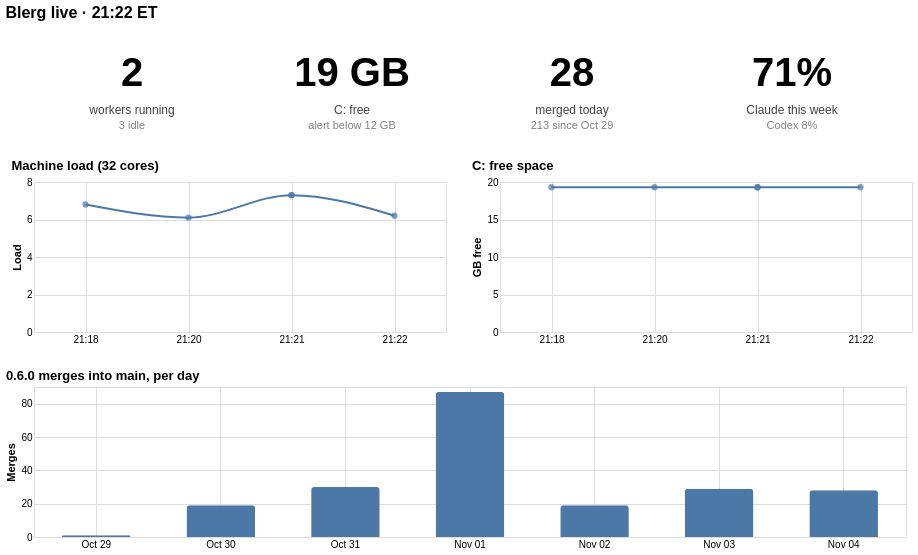

This figure's Vega-Lite source:
### Vega-Lite specification from a JSON file in a GitHub repository (floating-point values rounded to 4 significant figures)
{"$schema": "https://vega.github.io/schema/vega-lite/v5.json", "title": {"text": "Blerg live · 21:22 ET", "anchor": "start", "fontSize": 16}, "config": {"axis": {"grid": true, "domain": false, "ticks": false}, "concat": {"spacing": 24}}, "vconcat": [{"hconcat": [{"width": 196, "height": 110, "data": {"values": [{"v": "2", "l": "workers running", "s": "3 idle"}]}, "layer": [{"mark": {"type": "text", "fontSize": 40, "fontWeight": "bold", "dy": -6}, "encoding": {"text": {"field": "v", "type": "nominal"}}}, {"mark": {"type": "text", "fontSize": 12, "dy": 30, "opacity": 0.75}, "encoding": {"text": {"field": "l", "type": "nominal"}}}, {"mark": {"type": "text", "fontSize": 11, "dy": 46, "opacity": 0.5}, "encoding": {"text": {"field": "s", "type": "nominal"}}}]}, {"width": 196, "height": 110, "data": {"values": [{"v": "19 GB", "l": "C: free", "s": "alert below 12 GB"}]}, "layer": [{"mark": {"type": "text", "fontSize": 40, "fontWeight": "bold", "dy": -6}, "encoding": {"text": {"field": "v", "type": "nominal"}}}, {"mark": {"type": "text", "fontSize": 12, "dy": 30, "opacity": 0.75}, "encoding": {"text": {"field": "l", "type": "nominal"}}}, {"mark": {"type": "text", "fontSize": 11, "dy": 46, "opacity": 0.5}, "encoding": {"text": {"field": "s", "type": "nominal"}}}]}, {"width": 196, "height": 110, "data": {"values": [{"v": "28", "l": "merged today", "s": "213 since Oct 29"}]}, "layer": [{"mark": {"type": "text", "fontSize": 40, "fontWeight": "bold", "dy": -6}, "encoding": {"text": {"field": "v", "type": "nominal"}}}, {"mark": {"type": "text", "fontSize": 12, "dy": 30, "opacity": 0.75}, "encoding": {"text": {"field": "l", "type": "nominal"}}}, {"mark": {"type": "text", "fontSize": 11, "dy": 46, "opacity": 0.5}, "encoding": {"text": {"field": "s", "type": "nominal"}}}]}, {"width": 196, "height": 110, "data": {"values": [{"v": "71%", "l": "Claude this week", "s": "Codex 8%"}]}, "layer": [{"mark": {"type": "text", "fontSize": 40, "fontWeight": "bold", "dy": -6}, "encoding": {"text": {"field": "v", "type": "nominal"}}}, {"mark": {"type": "text", "fontSize": 12, "dy": 30, "opacity": 0.75}, "encoding": {"text": {"field": "l", "type": "nominal"}}}, {"mark": {"type": "text", "fontSize": 11, "dy": 46, "opacity": 0.5}, "encoding": {"text": {"field": "s", "type": "nominal"}}}]}]}, {"hconcat": [{"title": {"text": "Machine load (32 cores)", "fontSize": 13, "anchor": "start"}, "width": 412, "height": 150, "data": {"values": [{"t": "21:18", "load": 6.8, "free": 19.3}, {"t": "21:20", "load": 6.1, "free": 19.3}, {"t": "21:21", "load": 7.3, "free": 19.3}, {"t": "21:21", "load": 7.3, "free": 19.3}, {"t": "21:22", "load": 6.2, "free": 19.3}]}, "layer": [{"mark": {"type": "line", "interpolate": "monotone"}, "encoding": {"x": {"field": "t", "type": "ordinal", "title": null, "axis": {"labelAngle": 0, "labelOverlap": true}}, "y": {"field": "load", "type": "quantitative", "title": "Load", "scale": {"zero": true}}}}, {"mark": {"type": "point", "filled": true, "size": 40}, "encoding": {"x": {"field": "t", "type": "ordinal"}, "y": {"field": "load", "type": "quantitative"}, "tooltip": [{"field": "t", "type": "ordinal", "title": "Time (ET)"}, {"field": "load", "type": "quantitative", "title": "Load"}]}}]}, {"title": {"text": "C: free space", "fontSize": 13, "anchor": "start"}, "width": 412, "height": 150, "data": {"values": [{"t": "21:18", "load": 6.8, "free": 19.3}, {"t": "21:20", "load": 6.1, "free": 19.3}, {"t": "21:21", "load": 7.3, "free": 19.3}, {"t": "21:21", "load": 7.3, "free": 19.3}, {"t": "21:22", "load": 6.2, "free": 19.3}]}, "layer": [{"mark": {"type": "line", "interpolate": "monotone"}, "encoding": {"x": {"field": "t", "type": "ordinal", "title": null, "axis": {"labelAngle": 0, "labelOverlap": true}}, "y": {"field": "free", "type": "quantitative", "title": "GB free", "scale": {"zero": true}}}}, {"mark": {"type": "point", "filled": true, "size": 40}, "encoding": {"x": {"field": "t", "type": "ordinal"}, "y": {"field": "free", "type": "quantitative"}, "tooltip": [{"field": "t", "type": "ordinal", "title": "Time (ET)"}, {"field": "free", "type": "quantitative", "title": "GB free"}]}}]}]}, {"title": {"text": "0.6.0 merges into main, per day", "fontSize": 13, "anchor": "start"}, "width": 872, "height": 150, "data": {"values": [{"day": "Oct 29", "merges": 1}, {"day": "Oct 30", "merges": 19}, {"day": "Oct 31", "merges": 30}, {"day": "Nov 01", "merges": 87}, {"day": "Nov 02", "merges": 19}, {"day": "Nov 03", "merges": 29}, {"day": "Nov 04", "merges": 28}]}, "mark": {"type": "bar", "cornerRadiusTopLeft": 3, "cornerRadiusTopRight": 3}, "encoding": {"x": {"field": "day", "type": "ordinal", "title": null, "sort": null, "axis": {"labelAngle": 0}, "scale": {"paddingInner": 0.45}}, "y": {"field": "merges", "type": "quantitative", "title": "Merges"}, "tooltip": [{"field": "day", "type": "ordinal", "title": "Day"}, {"field": "merges", "type": "quantitative", "title": "Merges"}]}}]}
